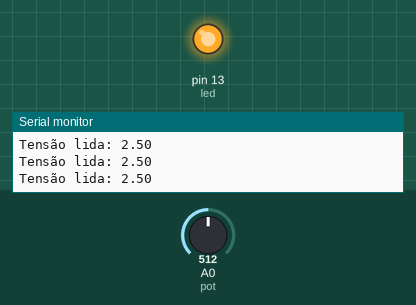
This sketch was run on a simulated Arduino Uno, built with avr-gcc and run on an emulated ATmega328P. Parts: output pins drawn as LEDs (lit = HIGH), the last lines printed to the serial monitor. The inputs (shaded band) are chosen by the test bench; at power-on: A0 (pot) = 512.

Above: at 1.2 s.
1.3 s: A0 (pot) set to 497
At 1.9 s:
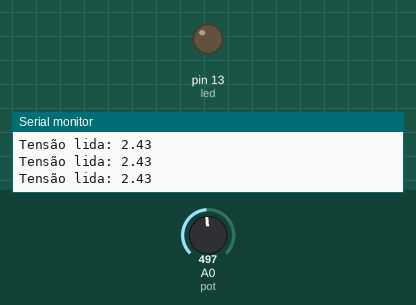
2.8 s: A0 (pot) set to 716
At 3.4 s:
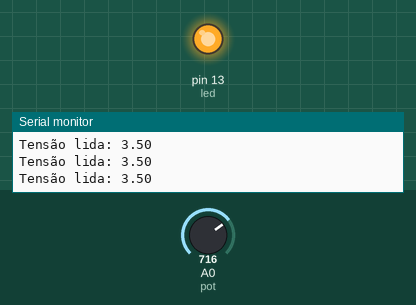
4.3 s: A0 (pot) set to 511
At 4.9 s:
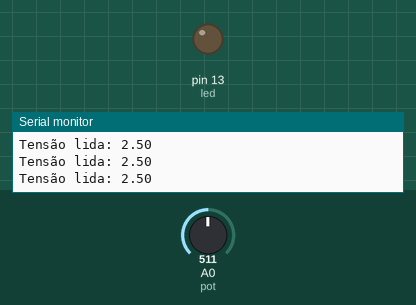
Timing chart, 0 to 7.3 s (numbered marks = the images above; inputs shaded):
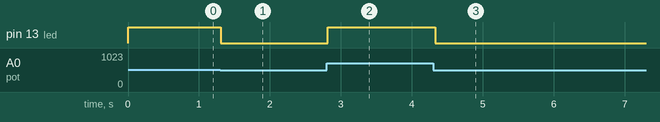

Measured:
- the behaviour switches between 512 and 511 on A0 (pot) (found by bisection; images 0 and 1)
- after the input at 1.3 s, pin 13 (led): HIGH → LOW at once
- after the input at 2.8 s, pin 13 (led): LOW → HIGH at once
- after the input at 4.3 s, pin 13 (led): HIGH → LOW at once

The sketch:

atv1.ino
```cpp
// 5- Faça um sistema que leia o valor de uma porta analógica e ligue ou desligue um led conforme a
// tensão lida, sendo menor que 2,5V desliga o led e maior ou igual a 2,5V ligue o led.

const int pot = A0;
const int led = 13;   // Pino do LED

void setup() {
  Serial.begin(9600);

  pinMode(led, OUTPUT);
}

void loop() {
  int leitura = analogRead(pot);
  float tensao = leitura * ( 5.0 / 1023.0);
   Serial.print("Tensão lida: ");
  Serial.println(tensao);

  digitalWrite(led,LOW);

  if(tensao > 2.5){
    digitalWrite(led,HIGH);
  }

  delay(100);
}
```
